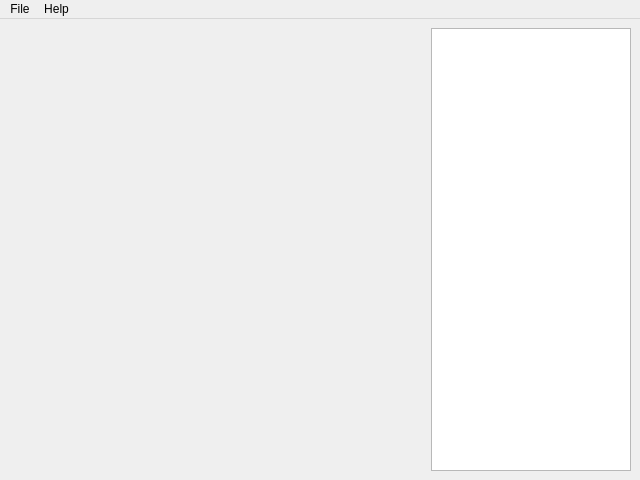
<?xml version="1.0" encoding="UTF-8"?>
<ui version="4.0">
 <class>MainWindow</class>
 <widget class="QMainWindow" name="MainWindow">
  <property name="geometry">
   <rect>
    <x>0</x>
    <y>0</y>
    <width>640</width>
    <height>480</height>
   </rect>
  </property>
  <property name="windowTitle">
   <string>Main Window</string>
  </property>
  <widget class="QWidget" name="centralwidget">
   <layout class="QHBoxLayout" name="horizontalLayout">
    <item>
     <widget class="QStackedWidget" name="stackedWidget"/>
    </item>
    <item>
     <widget class="TreeView" name="documentView">
      <property name="maximumSize">
       <size>
        <width>200</width>
        <height>16777215</height>
       </size>
      </property>
     </widget>
    </item>
   </layout>
  </widget>
  <widget class="QMenuBar" name="menuBar">
   <property name="geometry">
    <rect>
     <x>0</x>
     <y>0</y>
     <width>640</width>
     <height>19</height>
    </rect>
   </property>
   <widget class="QMenu" name="menuFile">
    <property name="title">
     <string>File</string>
    </property>
    <addaction name="openAction"/>
    <addaction name="saveAction"/>
    <addaction name="tsvAction"/>
   </widget>
   <widget class="QMenu" name="menuHelp">
    <property name="title">
     <string>Help</string>
    </property>
    <addaction name="aboutAction"/>
   </widget>
   <addaction name="menuFile"/>
   <addaction name="menuHelp"/>
  </widget>
  <action name="openAction">
   <property name="text">
    <string>Open</string>
   </property>
  </action>
  <action name="actionAbout">
   <property name="text">
    <string>About</string>
   </property>
  </action>
  <action name="saveAction">
   <property name="text">
    <string>Save</string>
   </property>
  </action>
  <action name="aboutAction">
   <property name="text">
    <string>About</string>
   </property>
  </action>
  <action name="tsvAction">
   <property name="text">
    <string>Load Tsv table</string>
   </property>
  </action>
 </widget>
 <customwidgets>
  <customwidget>
   <class>TreeView</class>
   <extends>QTreeView</extends>
   <header>treeWidget/treeView.h</header>
  </customwidget>
 </customwidgets>
 <resources/>
 <connections/>
</ui>
